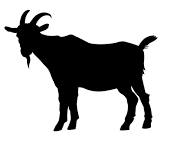
#> input picture Blog/HamiltonSelfishHerd/download.png, 169 x 145 px
$ python fig.py
#> lines starting #> are read from the running program, lines starting #| are printed output that depends on the picture
import matplotlib.pyplot as plt
from scipy.spatial import *
import numpy as np
import random

img1 = plt.imread("download.png")
#> img1 is the input picture: shape (145, 169, 4) float32; mean R, G, B, A 0.703, 0.703, 0.703, 1
img2 = plt.imread("download2.png")
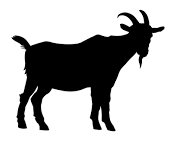
#> input picture Blog/HamiltonSelfishHerd/download2.png, 169 x 145 px
#> img2 is the input picture: shape (145, 169, 3) float32; mean R, G, B 0.703, 0.703, 0.703

a = [-10, -4, 5, 9, 12, 14]
b = [0, -7, 2, 7, -1, -4]

aa = []
for i in range(len(a)):
       aa.append((a[i], b[i]))

ss = 0.9
fig, ax = plt.subplots()
for point in aa:
        ax.imshow(random.choice([img1, img2]), extent = [point[0]-ss, point[0]+ss, point[1]-ss, point[1]+ss])

vor = Voronoi(aa)
voronoi_plot_2d(vor, ax=ax, show_vertices=False, show_points=False, line_colors="darkgray")
plt.xlim(-11, 15)
plt.ylim(-8, 8)
plt.xticks([])
plt.yticks([])
plt.savefig('banner.png', bbox_inches='tight')
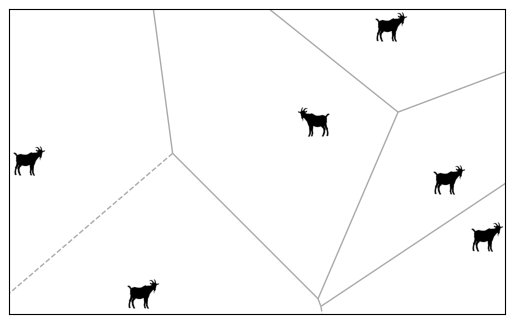
#> figure drawn by matplotlib, 1 panel
